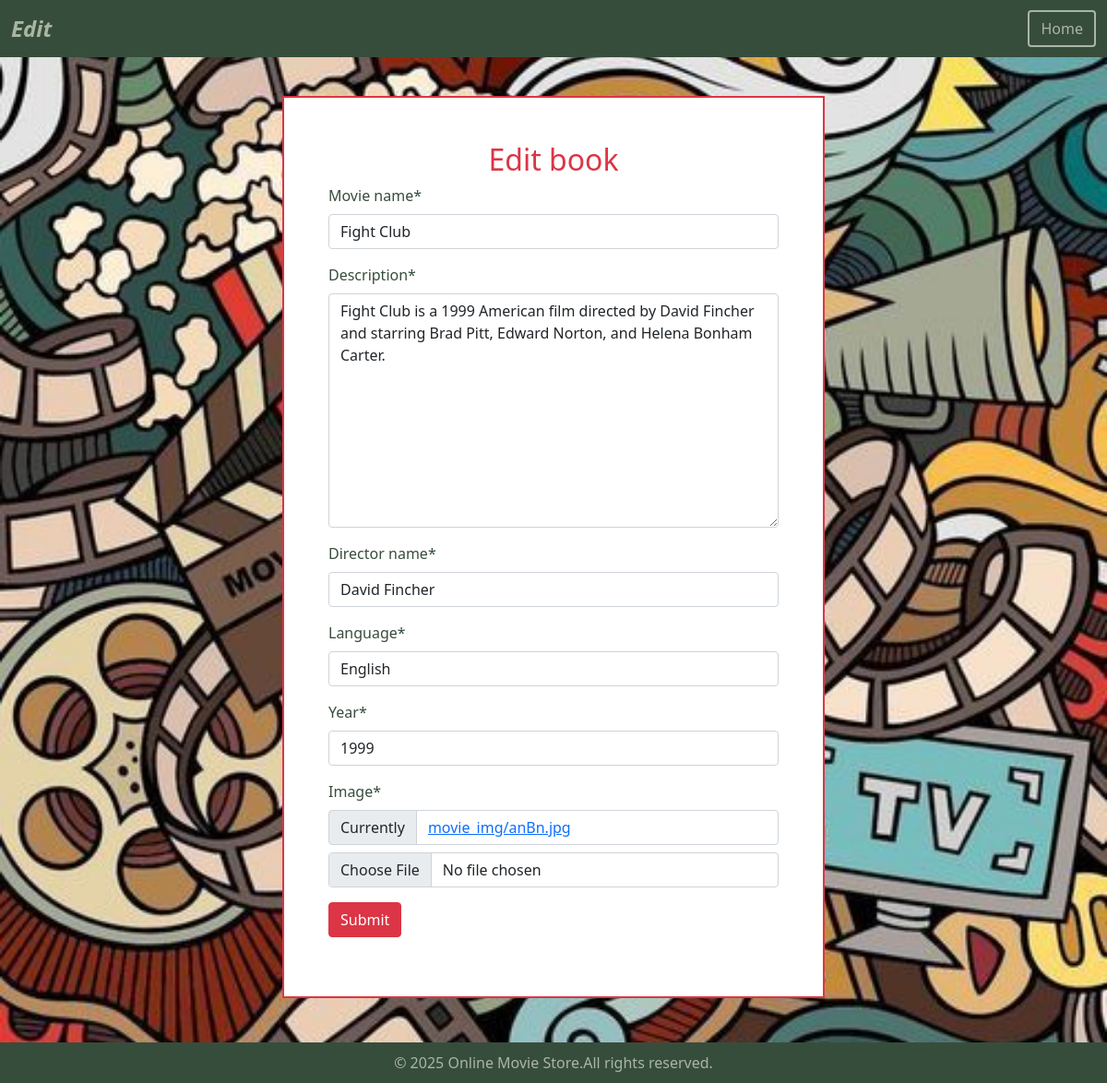
The page /edit/3 on the database its author committed.
### app1/models.py (models this page shows)
class Movie(models.Model):         #parent class model class in build
    movie_name=models.CharField(max_length=30)
    description=models.TextField()
    director_name=models.CharField()
    language=models.CharField()
    year=models.IntegerField()
    image = models.ImageField(upload_to='movie_img')

### app1/views.py (the view)
# urls.py: path('edit/<int:i>',views.edit,name='edit'),
def edit(request,i):
    m = Movie.objects.get(id=i)
    if (request.method == 'POST'):
        form_instance = Movie_form(request.POST, request.FILES,instance=m)
        if form_instance.is_valid():
            form_instance.save()
        return redirect('home')
    form_instance=Movie_form(instance=m)
    return render(request,'edit.html',{'form':form_instance})

### app1/forms.py
class Movie_form(forms.ModelForm):
    class Meta:
        model = Movie
        fields = '__all__'

### templates/edit.html (shortened to what this page needs)
{% extends 'base.html' %}
{% load crispy_forms_tags %}
{% block navtitle %}Edit {% endblock %}
{% block button %} <a href="{% url 'home' %}" class="btn custom-outline" style="color: #AAB6A2;">Home</a>{% endblock %}
{% block content %}
<div class="container w-50 bg-white border border-2 border-danger mt-5 px-5 pb-5 pt-5 mb-5">
    <form method="POST" enctype="multipart/form-data">
        <h2 class="text-center text-danger">Edit book</h2>
        {{form|crispy}}
        <div class="mb-3">
        <input type="submit" class="btn btn-danger">
        </div>
    </form>
</div>
{% endblock %}

### rows shown on the page
Movie: movie_name "Fight Club", description "Fight Club is a 1999 American film directed by David Fincher and starring Brad Pitt, Edward Norton, and Helena Bonham Carter.", director_name "David Fincher", language "English", year "1999"
